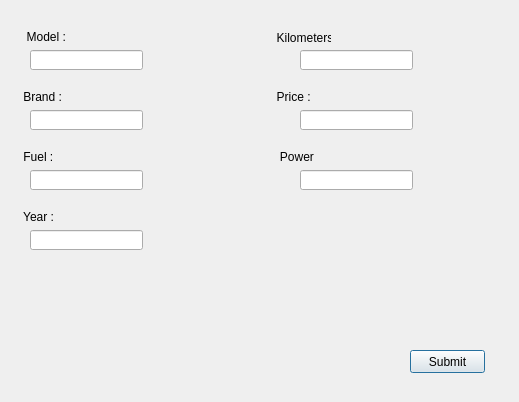
<?xml version="1.0" encoding="UTF-8"?>
<ui version="4.0">
 <class>reader</class>
 <widget class="QDialog" name="reader">
  <property name="geometry">
   <rect>
    <x>0</x>
    <y>0</y>
    <width>519</width>
    <height>402</height>
   </rect>
  </property>
  <property name="windowTitle">
   <string>Dialog</string>
  </property>
  <widget class="QLabel" name="label">
   <property name="geometry">
    <rect>
     <x>20</x>
     <y>30</y>
     <width>47</width>
     <height>13</height>
    </rect>
   </property>
   <property name="text">
    <string>  Model : </string>
   </property>
  </widget>
  <widget class="QLineEdit" name="Model_line">
   <property name="geometry">
    <rect>
     <x>30</x>
     <y>50</y>
     <width>113</width>
     <height>20</height>
    </rect>
   </property>
  </widget>
  <widget class="QLabel" name="label_2">
   <property name="geometry">
    <rect>
     <x>20</x>
     <y>90</y>
     <width>47</width>
     <height>13</height>
    </rect>
   </property>
   <property name="text">
    <string> Brand :</string>
   </property>
  </widget>
  <widget class="QLineEdit" name="Brand_line">
   <property name="geometry">
    <rect>
     <x>30</x>
     <y>110</y>
     <width>113</width>
     <height>20</height>
    </rect>
   </property>
  </widget>
  <widget class="QLabel" name="label_3">
   <property name="geometry">
    <rect>
     <x>20</x>
     <y>150</y>
     <width>47</width>
     <height>13</height>
    </rect>
   </property>
   <property name="text">
    <string> Fuel :</string>
   </property>
  </widget>
  <widget class="QLineEdit" name="Fuel_line">
   <property name="geometry">
    <rect>
     <x>30</x>
     <y>170</y>
     <width>113</width>
     <height>20</height>
    </rect>
   </property>
  </widget>
  <widget class="QLabel" name="label_4">
   <property name="geometry">
    <rect>
     <x>20</x>
     <y>210</y>
     <width>47</width>
     <height>13</height>
    </rect>
   </property>
   <property name="text">
    <string> Year : </string>
   </property>
  </widget>
  <widget class="QLineEdit" name="Year_line">
   <property name="geometry">
    <rect>
     <x>30</x>
     <y>230</y>
     <width>113</width>
     <height>20</height>
    </rect>
   </property>
  </widget>
  <widget class="QLabel" name="label_5">
   <property name="geometry">
    <rect>
     <x>270</x>
     <y>30</y>
     <width>61</width>
     <height>16</height>
    </rect>
   </property>
   <property name="text">
    <string>  Kilometers : </string>
   </property>
  </widget>
  <widget class="QLineEdit" name="Km_line">
   <property name="geometry">
    <rect>
     <x>300</x>
     <y>50</y>
     <width>113</width>
     <height>20</height>
    </rect>
   </property>
  </widget>
  <widget class="QLabel" name="label_6">
   <property name="geometry">
    <rect>
     <x>270</x>
     <y>90</y>
     <width>47</width>
     <height>13</height>
    </rect>
   </property>
   <property name="text">
    <string>  Price : </string>
   </property>
  </widget>
  <widget class="QLineEdit" name="Price_line">
   <property name="geometry">
    <rect>
     <x>300</x>
     <y>110</y>
     <width>113</width>
     <height>20</height>
    </rect>
   </property>
  </widget>
  <widget class="QLabel" name="label_7">
   <property name="geometry">
    <rect>
     <x>270</x>
     <y>150</y>
     <width>47</width>
     <height>13</height>
    </rect>
   </property>
   <property name="text">
    <string>   Power : </string>
   </property>
  </widget>
  <widget class="QLineEdit" name="Power_line">
   <property name="geometry">
    <rect>
     <x>300</x>
     <y>170</y>
     <width>113</width>
     <height>20</height>
    </rect>
   </property>
  </widget>
  <widget class="QPushButton" name="Submit_button">
   <property name="geometry">
    <rect>
     <x>410</x>
     <y>350</y>
     <width>75</width>
     <height>23</height>
    </rect>
   </property>
   <property name="text">
    <string>Submit</string>
   </property>
  </widget>
 </widget>
 <resources/>
 <connections/>
</ui>
